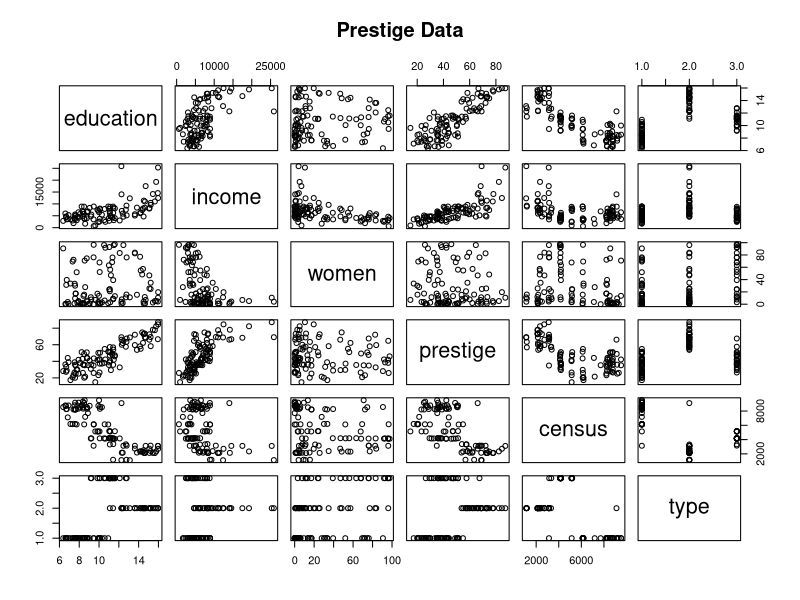
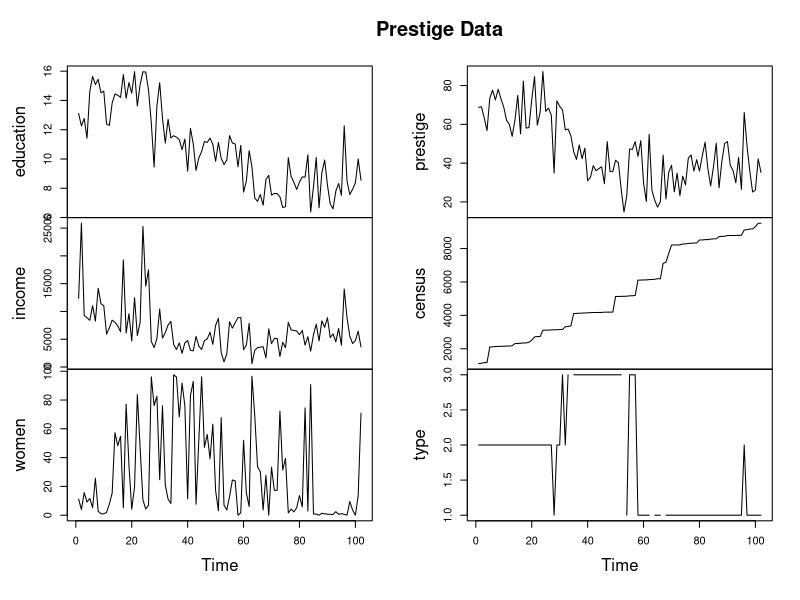
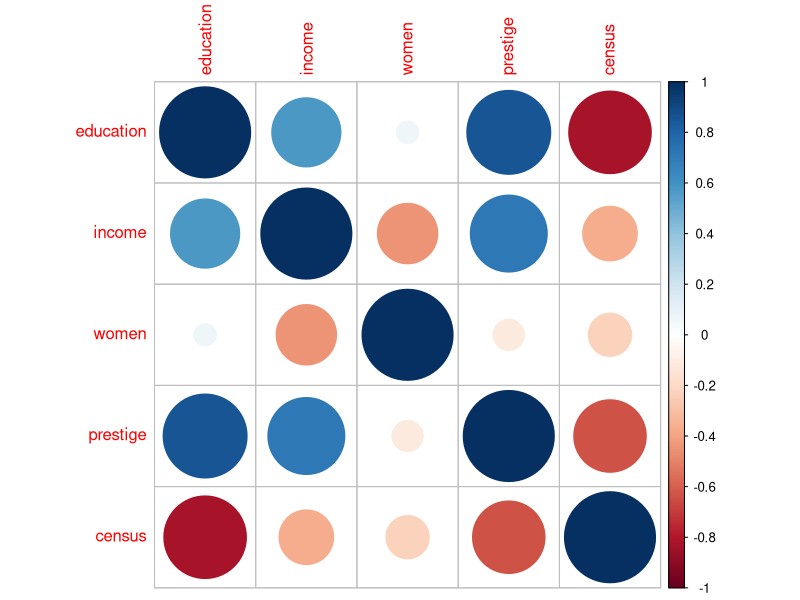
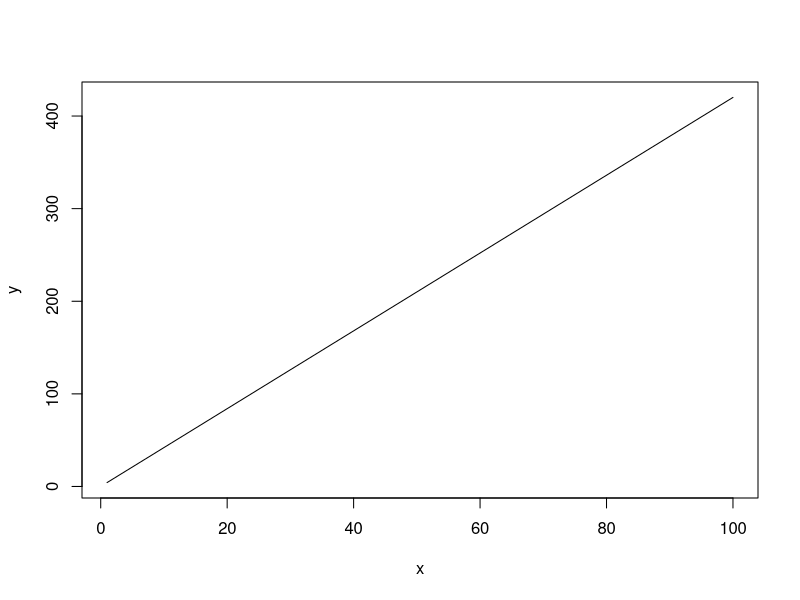
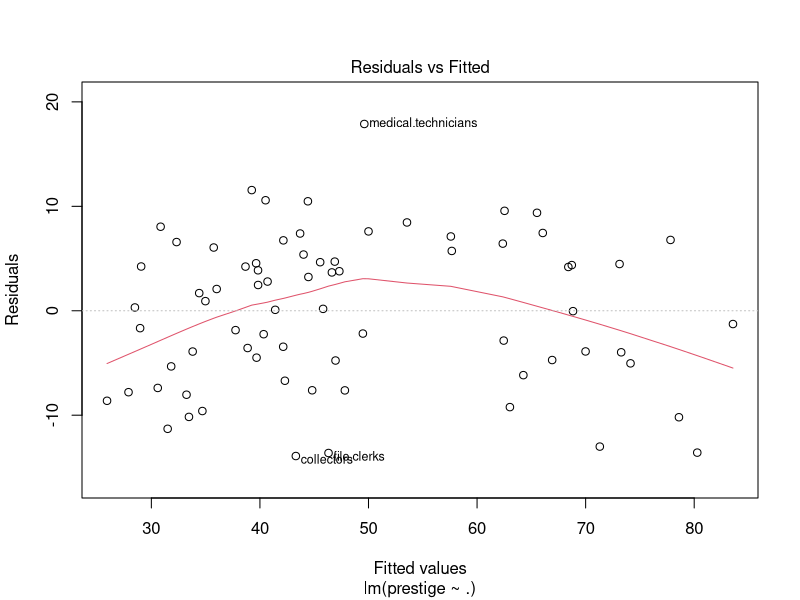
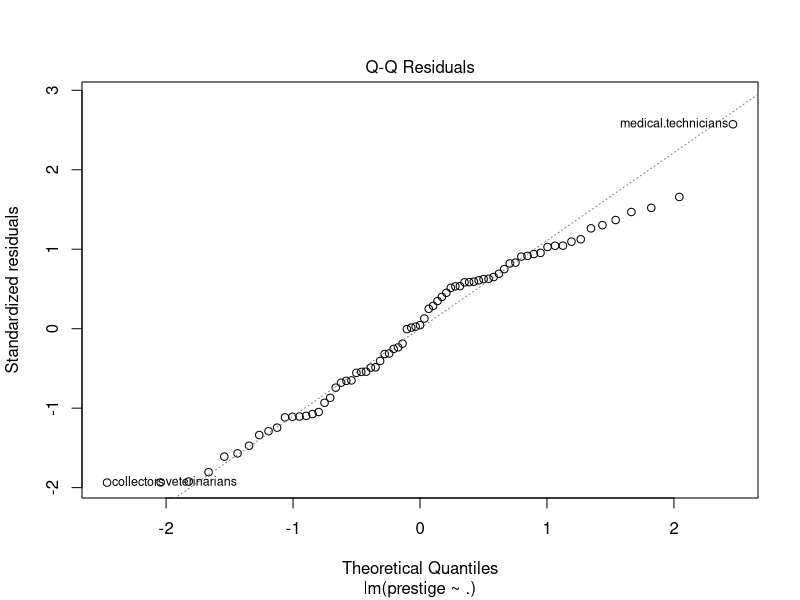
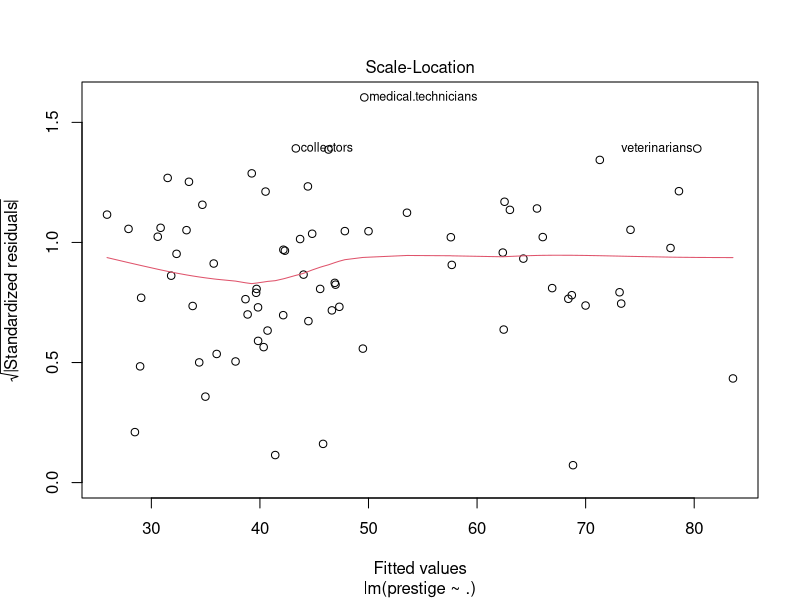
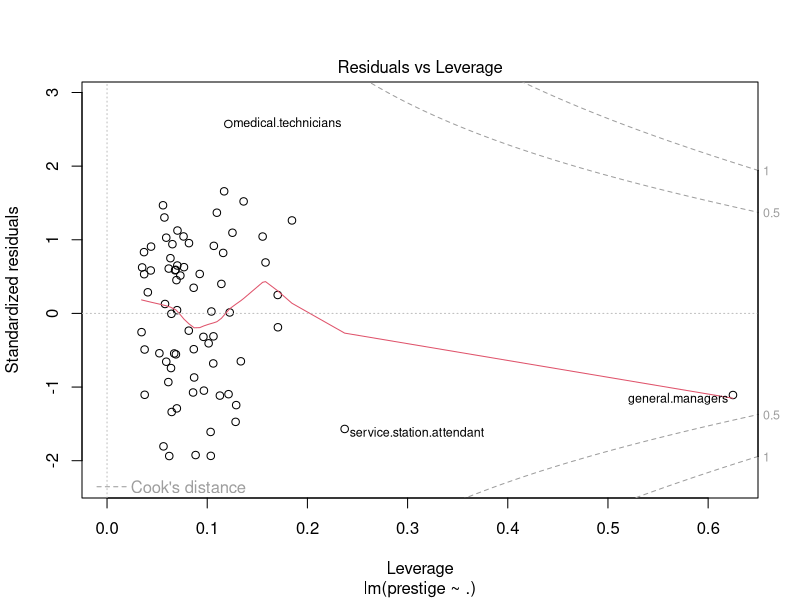

R code for these plots, in order:
## ---- chunk 1
library(car)
## ---- chunk 2
Prestige
## ---- chunk 3
summary(Prestige)
## ---- chunk 4
pairs(main="Prestige Data", Prestige)
## ---- chunk 5
plot.ts(main="Prestige Data", Prestige)
## ---- chunk 6
d <- data.frame(education = Prestige$education, income = Prestige$income, women = Prestige$women, prestige = Prestige$prestige, census = Prestige$census)
m <- cor(d)
library('corrplot')
corrplot(m, method="circle")
## ---- chunk 7
testidx_pre <- which(1:nrow(Prestige)%%4==0)
## ---- chunk 8
prestige_train <- Prestige[-testidx_pre,]
## ---- chunk 9
prestige_test <- Prestige[testidx_pre,]
## ---- chunk 10
model <- lm(prestige~., data=prestige_train)
## ---- chunk 11
prediciton <- predict(model, newdata=prestige_test)
## ---- chunk 12
cor(prediciton, prestige_test$prestige)
## ---- chunk 13
summary(model)
## ---- chunk 14
curve(4.201e+00*x + 1.150e-03,from=1, to=100, xlab="x", ylab="y")
## ---- chunk 15
plot(model)
## ---- chunk 16
prediciton
## ---- chunk 17
testidx_pre <- which(1:nrow(Prestige)%%4==0)
## ---- chunk 18
prestige_train <- Prestige[-testidx_pre,]
## ---- chunk 19
prestige_test <- Prestige[testidx_pre,]
## ---- chunk 20
model <- lm(census~., data=prestige_train)
## ---- chunk 21
prediciton <- predict(model, newdata=prestige_test)
## ---- chunk 22
cor(prediciton, prestige_test$census)
## ---- chunk 23
summary(model)
## ---- chunk 24
curve(-5.135e+03*x + -3.377e+03,from=1, to=10000, xlab="x", ylab="y")
## ---- chunk 25
plot(model)
## ---- chunk 26
prediciton
## ---- chunk 27
testidx_pre <- which(1:nrow(Prestige)%%10==0)
## ---- chunk 28
prestige_train <- Prestige[-testidx_pre,]
## ---- chunk 29
prestige_test <- Prestige[testidx_pre,]
## ---- chunk 30
model <- lm(prestige~., data=prestige_train)
## ---- chunk 31
prediciton <- predict(model, newdata=prestige_test)
## ---- chunk 32
cor(prediciton, prestige_test$prestige)
## ---- chunk 33
summary(model)
## ---- chunk 34
curve(4.201e+00*x + 1.150e-03,from=1, to=100, xlab="x", ylab="y")
## ---- chunk 35
plot(model)
## ---- chunk 36
prediciton
## ---- chunk 37
testidx_pre <- which(1:nrow(Prestige)%%10==0)
## ---- chunk 38
prestige_train <- Prestige[-testidx_pre,]
## ---- chunk 39
prestige_test <- Prestige[testidx_pre,]
## ---- chunk 40
model <- lm(census~., data=prestige_train)
## ---- chunk 41
prediciton <- predict(model, newdata=prestige_test)
## ---- chunk 42
cor(prediciton, prestige_test$census)
## ---- chunk 43
summary(model)
## ---- chunk 44
curve(-4.292e+03*x + -2.592e+03,from=1, to=10000, xlab="x", ylab="y")
## ---- chunk 45
plot(model)
## ---- chunk 46
prediciton
